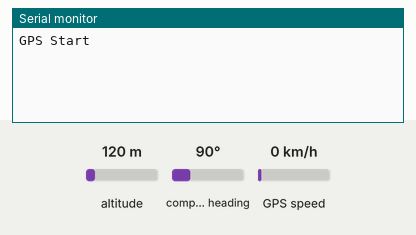
Recording of a sketch running on a simulated Arduino Mega 2560, built with avr-gcc and run on an emulated ATmega2560. Parts: the last lines printed to the serial monitor. The inputs (shaded band) are chosen by the test bench; at power-on: altitude 120 m, GPS speed 0 km/h, compass heading 90°. The GPS gets a fix after 3 s at 37.7749, -122.4194 with 8 satellites.

Above: at 1.2 s.
1.3 s: altitude set to 20 m
At 3.7 s:
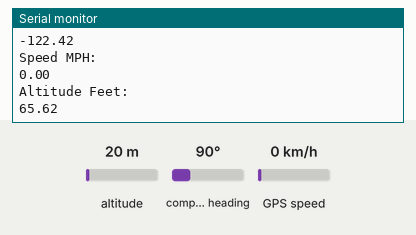
4.5 s: GPS speed set to 2 km/h
At 5.8 s:
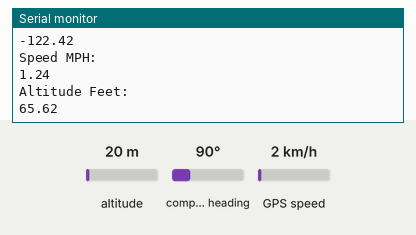
6.0 s: altitude set to 250 m
At 6.9 s:
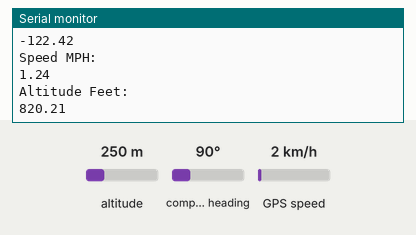
Timing chart, 0 to 9.0 s (numbered marks = the images above; inputs shaded):
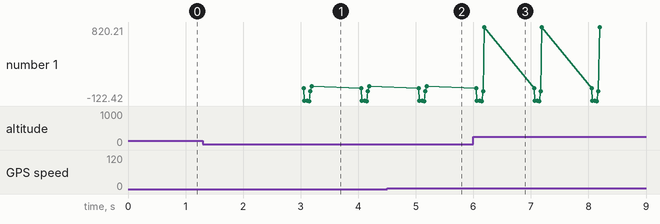

The sketch:

gps_working.ino
```cpp
#include "TinyGPS++.h"
#include "SoftwareSerial.h"

SoftwareSerial serial_connection(52, 53); //( TX=pin 10,RX=pin 11)
TinyGPSPlus gps;//This is the GPS object that will pretty much do all the grunt work with the NMEA data
void setup()
{
  Serial.begin(9600);//This opens up communications to the Serial monitor in the Arduino IDE
  serial_connection.begin(9600);//This opens up communications to the GPS
  Serial.println("GPS Start");//Just show to the monitor that the sketch has started
}

void loop()
{
  while(serial_connection.available())//While there are characters to come from the GPS
  {
    gps.encode(serial_connection.read());//This feeds the serial NMEA data into the library one char at a time
  }
  if(gps.location.isUpdated())//This will pretty much be fired all the time anyway but will at least reduce it to only after a package of NMEA data comes in
  {
    //Get the latest info from the gps object which it derived from the data sent by the GPS unit
    Serial.println("Satellite Count:");
    double lt = gps.location.lat();
     Serial.println(lt);
    Serial.println(gps.location.lng(), 30);
    Serial.println("Longitude:");
    Serial.println(gps.location.lng(), 26);
      double lg = gps.location.lng();
    Serial.println(String(lg));
    Serial.println("Speed MPH:");
    //Serial.println(gps.speed.mph());
    double sped = gps.speed.mph();
    Serial.println(sped);
    Serial.println("Altitude Feet:");
    Serial.println(gps.altitude.feet());
    Serial.println("");
  }
}

/*
 * $GPRMC,183729,A,3907.356,N,12102.482,W,000.0,360.0,080301,015.5,E*6F
$GPRMB,A,,,,,,,,,,,,V*71
$GPGGA,183730,3907.356,N,12102.482,W,1,05,1.6,646.4,M,-24.1,M,,*75
$GPGSA,A,3,02,,,07,,09,24,26,,,,,1.6,1.6,1.0*3D
$GPGSV,2,1,08,02,43,088,38,04,42,145,00,05,11,291,00,07,60,043,35*71
$GPGSV,2,2,08,08,02,145,00,09,46,303,47,24,16,178,32,26,18,231,43*77
$PGRME,22.0,M,52.9,M,51.0,M*14
$GPGLL,3907.360,N,12102.481,W,183730,A*33
$PGRMZ,2062,f,3*2D
$PGRMM,WGS 84*06
$GPBOD,,T,,M,,*47
$GPRTE,1,1,c,0*07
$GPRMC,183731,A,3907.482,N,12102.436,W,000.0,360.0,080301,015.5,E*67
$GPRMB,A,,,,,,,,,,,,V*71
*/
```

Measured:
- after the input at 1.3 s, the serial monitor: prints a new line after 1.9 s (image 1)
- after the input at 4.5 s, the serial monitor: prints a new line after 0.67 s (image 2)
- after the input at 6.0 s, the serial monitor: prints a new line after 0.19 s (image 3)
- plotted number 1: 65.62 → 820.21 after the input at 6.0 s
